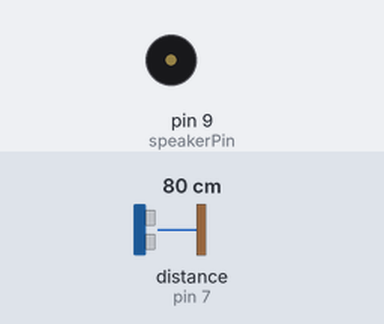
This sketch was run on a simulated Arduino Uno, built with avr-gcc and run on an emulated ATmega328P. Parts: buzzer (waves = sounding). Wiring (inferred from the names in the program): ultrasonic range finder: trigger pin 8; echo pin 7. The test bench sets the inputs (shaded band); at power-on: distance to the obstacle (sensor on pin 7) 80 cm. The echo pulse lasts 58.3 µs per cm.

Above: at 1.2 s.
1.3 s: distance to the obstacle (sensor on pin 7) set to 2 cm
At 2.4 s:
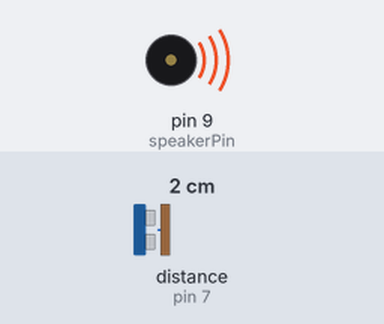
Timing chart, 0 to 4.3 s (numbered marks = the images above; inputs shaded):
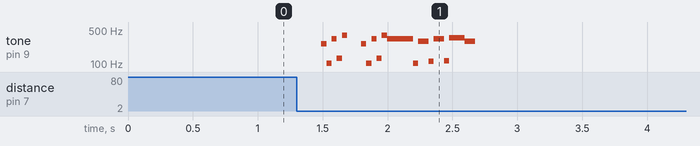

The sketch:

Alarm_ultrasonic_buzzer.ino
```cpp
#define echoPin 7 // Echo Pin
#define trigPin 8 // Trigger Pin
#define LEDPin 13 // Onboard LED

int maximumRange = 200; // Maximum range needed
int minimumRange = 0; // Minimum range needed
//long duration, distance; // Duration used to calculate distance
long xxx, last_xxx;

// Buzzer setup
int speakerPin = 9; //Buzzer pin
int length = 15; // the number of notes
char notes[] = "ceg cegeedefd "; // a space represents a rest
int beats[] = { 1, 1, 1, 1, 1, 1, 1, 1, 2, 2, 2, 2, 1, 1, 4 };
int tempo = 50;

void playTone(int tone, int duration) {
  for (long i = 0; i < duration * 1000L; i += tone * 2) {
    digitalWrite(speakerPin, HIGH);
    delayMicroseconds(tone);
    digitalWrite(speakerPin, LOW);
    delayMicroseconds(tone);
  }
}

void playNote(char note, int duration) {
  char names[] = { 'c', 'd', 'e', 'f', 'g', 'a', 'b', 'C' };
  int tones[] = { 1915, 1700, 1519, 1432, 1275, 1136, 1014, 956 };

  // play the tone corresponding to the note name
  for (int i = 0; i < 8; i++) {
    if (names[i] == note) {
      playTone(tones[i], duration);
    }
  }
}

long mesure() {
  long duration, distance; // Duration used to calculate distance
  /* The following trigPin/echoPin cycle is used to determine the
 distance of the nearest object by bouncing soundwaves off of it. */
 digitalWrite(trigPin, LOW);
 delayMicroseconds(2);

 digitalWrite(trigPin, HIGH);
 delayMicroseconds(10);

 digitalWrite(trigPin, LOW);
 duration = pulseIn(echoPin, HIGH);

 //Calculate the distance (in cm) based on the speed of sound.
 distance = duration/58.2;

 if (distance >= maximumRange || distance <= minimumRange){
 /* Send a negative number to computer and Turn LED ON
 to indicate "out of range" */
 return -1;

 }
 else {
 /* Send the distance to the computer using Serial protocol, and
 turn LED OFF to indicate successful reading. */
 return distance;

 }

}

void setup() {
 // Sensor
 Serial.begin (9600);
 pinMode(trigPin, OUTPUT);
 pinMode(echoPin, INPUT);
 last_xxx = mesure();

 // Buzzer
 pinMode(speakerPin, OUTPUT);


}


void loop() {

    xxx = mesure();

    if ( abs(xxx - last_xxx) > 10 ){


      for (int j = 0; j < 1; j++) {
        for (int i = 0; i < length; i++) {
          if (notes[i] == ' ') {
            delay(beats[i] * tempo); // rest
          } else {
            playNote(notes[i], beats[i] * tempo);
          }
          // pause between notes
          delay(tempo / 2);
        }
      }

    } else {
      delay(200);
    }

    last_xxx = xxx;


}
```

Measured:
- after the input at 1.3 s, tone on pin 9 (speakerPin): plays 260 Hz for 0.04 s, 104 Hz for 0.04 s, 328 Hz for 0.04 s, 131 Hz for 0.04 s, 391 Hz for 0.04 s, 260 Hz for 0.04 s … (18 notes in this stretch), starting after 0.19 s
